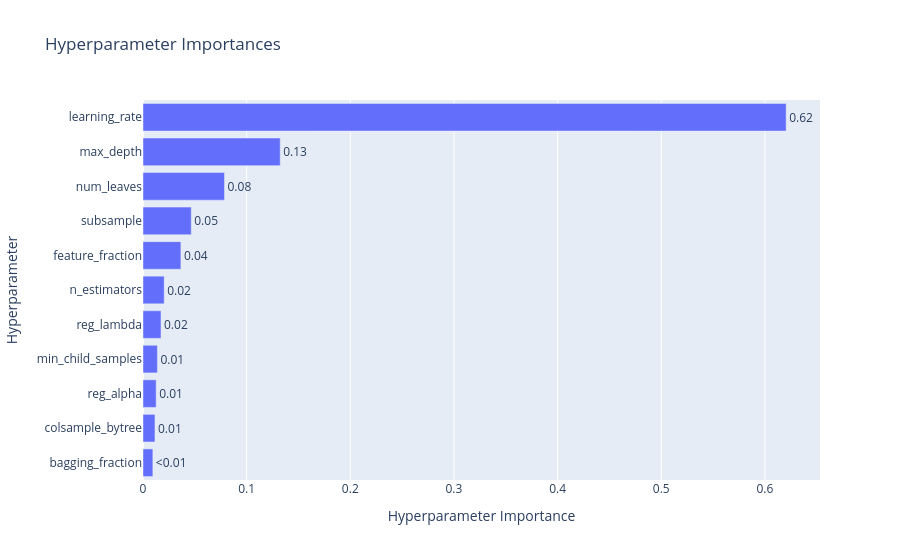
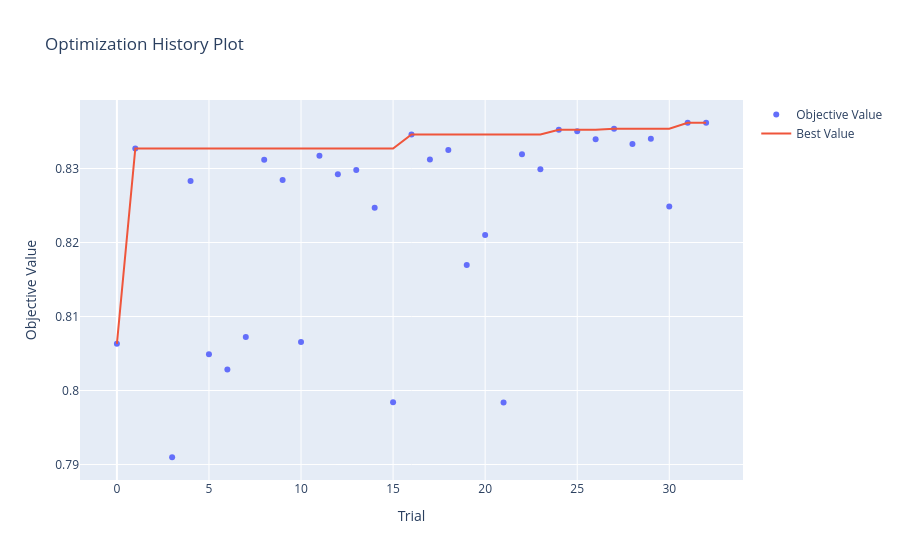

Notebook cell for these charts, in order:
### Code cell
# ===============================================
# Silence optuna + warnings
# ===============================================
optuna.logging.set_verbosity(optuna.logging.WARNING)
warnings.filterwarnings("ignore")

pos_weight = (y == 0).sum() / (y == 1).sum()
# ===============================================
# Objective function
# ===============================================
def objective(trial):
    params = {
        "n_estimators": trial.suggest_int("n_estimators", 300, 1500, step=300),
        "learning_rate": trial.suggest_float("learning_rate", 0.01, 0.2, log=True),
        "num_leaves": trial.suggest_int("num_leaves", 15, 50, step=5),
        "max_depth": trial.suggest_categorical("max_depth", [4, 6, 8, 10]),
        "min_child_samples": trial.suggest_int("min_child_samples", 50, 300, step=50),
        "subsample": trial.suggest_float("subsample", 0.6, 1.0, step=0.1),
        "colsample_bytree": trial.suggest_float("colsample_bytree", 0.6, 1.0, step=0.1),
        "feature_fraction": trial.suggest_float("feature_fraction", 0.6, 1.0, step=0.1),
        "bagging_fraction": trial.suggest_float("bagging_fraction", 0.6, 1.0, step=0.1),
        "reg_alpha": trial.suggest_float("reg_alpha", 1e-6, 10.0, log=True),
        "reg_lambda": trial.suggest_float("reg_lambda", 1e-6, 10.0, log=True),
        "scale_pos_weight": pos_weight,
        "objective": "binary",
        "boosting_type": "gbdt",
        "n_jobs": -1,
    }


    pipe.set_params(**{f"clf__{k}": v for k, v in params.items()})

    # Stratified 5-fold CV
    cv = StratifiedKFold(n_splits=5, shuffle=True, random_state=42)

    # Compute mean ROC-AUC
    scores = cross_val_score(pipe, X_train, y_train, cv=cv, scoring="roc_auc", n_jobs=-1)
    mean_score = np.mean(scores)

    # Controlled verbosity — print every 10th trial
    if (trial.number + 1) % 10 == 0:
        best_so_far = trial.study.best_value if trial.study.best_value is not None else mean_score
        print(f"[Trial {trial.number + 1:03}] Mean ROC-AUC: {mean_score:.5f} | Best so far: {best_so_far:.5f}")

    return mean_score

# ===============================================
# Create or load Optuna study
# ===============================================
study = optuna.create_study(
    direction="maximize",
    study_name="LGBM_AUC",
    storage="sqlite:///03_05_lgbm_with_OPTUNA.db",
    load_if_exists=True
)

# ===============================================
# Run optimization
# ===============================================
study.optimize(objective, n_trials=30, n_jobs=1, show_progress_bar=True)

# ===============================================
# Final results
# ===============================================
print("\n=== OPTIMIZATION COMPLETE ===")
print(f"Best CV ROC AUC: {study.best_value:.5f}")
print("Best params:", study.best_params)

# ===============================================
# Visualizations
# ===============================================
display(optuna.visualization.plot_param_importances(study))
display(optuna.visualization.plot_optimization_history(study))

### Figure 1 — Plotly figure (JSON) as saved in the notebook; plotly's stock layout.template omitted (floating-point values rounded to 4 significant figures)
{"data": [{"cliponaxis": false, "hovertemplate": ["bagging_fraction (FloatDistribution): 0.009507430125064682<extra></extra>", "colsample_bytree (FloatDistribution): 0.011547955639578618<extra></extra>", "reg_alpha (FloatDistribution): 0.012700184667984022<extra></extra>", "min_child_samples (IntDistribution): 0.013887449873003978<extra></extra>", "reg_lambda (FloatDistribution): 0.017341573350530687<extra></extra>", "n_estimators (IntDistribution): 0.020444298067765262<extra></extra>", "feature_fraction (FloatDistribution): 0.03655703624840833<extra></extra>", "subsample (FloatDistribution): 0.046554807676739536<extra></extra>", "num_leaves (IntDistribution): 0.07862904107363308<extra></extra>", "max_depth (CategoricalDistribution): 0.13235808944952718<extra></extra>", "learning_rate (FloatDistribution): 0.6204721338277644<extra></extra>"], "name": "Objective Value", "orientation": "h", "text": ["<0.01", "0.01", "0.01", "0.01", "0.02", "0.02", "0.04", "0.05", "0.08", "0.13", "0.62"], "textposition": "outside", "type": "bar", "x": [0.009507, 0.01155, 0.0127, 0.01389, 0.01734, 0.02044, 0.03656, 0.04655, 0.07863, 0.1324, 0.6205], "y": ["bagging_fraction", "colsample_bytree", "reg_alpha", "min_child_samples", "reg_lambda", "n_estimators", "feature_fraction", "subsample", "num_leaves", "max_depth", "learning_rate"]}], "layout": {"title": {"text": "Hyperparameter Importances"}, "xaxis": {"title": {"text": "Hyperparameter Importance"}}, "yaxis": {"title": {"text": "Hyperparameter"}}}}

### Figure 2 — Plotly figure (JSON) as saved in the notebook; plotly's stock layout.template omitted (floating-point values rounded to 4 significant figures)
{"data": [{"mode": "markers", "name": "Objective Value", "type": "scatter", "x": [0, 1, 3, 4, 5, 6, 7, 8, 9, 10, 11, 12, 13, 14, 15, 16, 17, 18, 19, 20, 21, 22, 23, 24, 25, 26, 27, 28, 29, 30, 31, 32], "y": [0.8063, 0.8327, 0.791, 0.8283, 0.8049, 0.8028, 0.8072, 0.8312, 0.8284, 0.8065, 0.8317, 0.8292, 0.8298, 0.8247, 0.7984, 0.8346, 0.8312, 0.8325, 0.817, 0.821, 0.7984, 0.8319, 0.8299, 0.8352, 0.835, 0.8339, 0.8354, 0.8333, 0.834, 0.8249, 0.8362, 0.8362]}, {"mode": "lines", "name": "Best Value", "type": "scatter", "x": [0, 1, 2, 3, 4, 5, 6, 7, 8, 9, 10, 11, 12, 13, 14, 15, 16, 17, 18, 19, 20, 21, 22, 23, 24, 25, 26, 27, 28, 29, 30, 31, 32], "y": [0.8063, 0.8327, 0.8327, 0.8327, 0.8327, 0.8327, 0.8327, 0.8327, 0.8327, 0.8327, 0.8327, 0.8327, 0.8327, 0.8327, 0.8327, 0.8327, 0.8346, 0.8346, 0.8346, 0.8346, 0.8346, 0.8346, 0.8346, 0.8346, 0.8352, 0.8352, 0.8352, 0.8354, 0.8354, 0.8354, 0.8354, 0.8362, 0.8362]}, {"marker": {"color": "#cccccc"}, "mode": "markers", "name": "Infeasible Trial", "showlegend": false, "type": "scatter", "x": [], "y": []}], "layout": {"title": {"text": "Optimization History Plot"}, "xaxis": {"title": {"text": "Trial"}}, "yaxis": {"title": {"text": "Objective Value"}}}}
